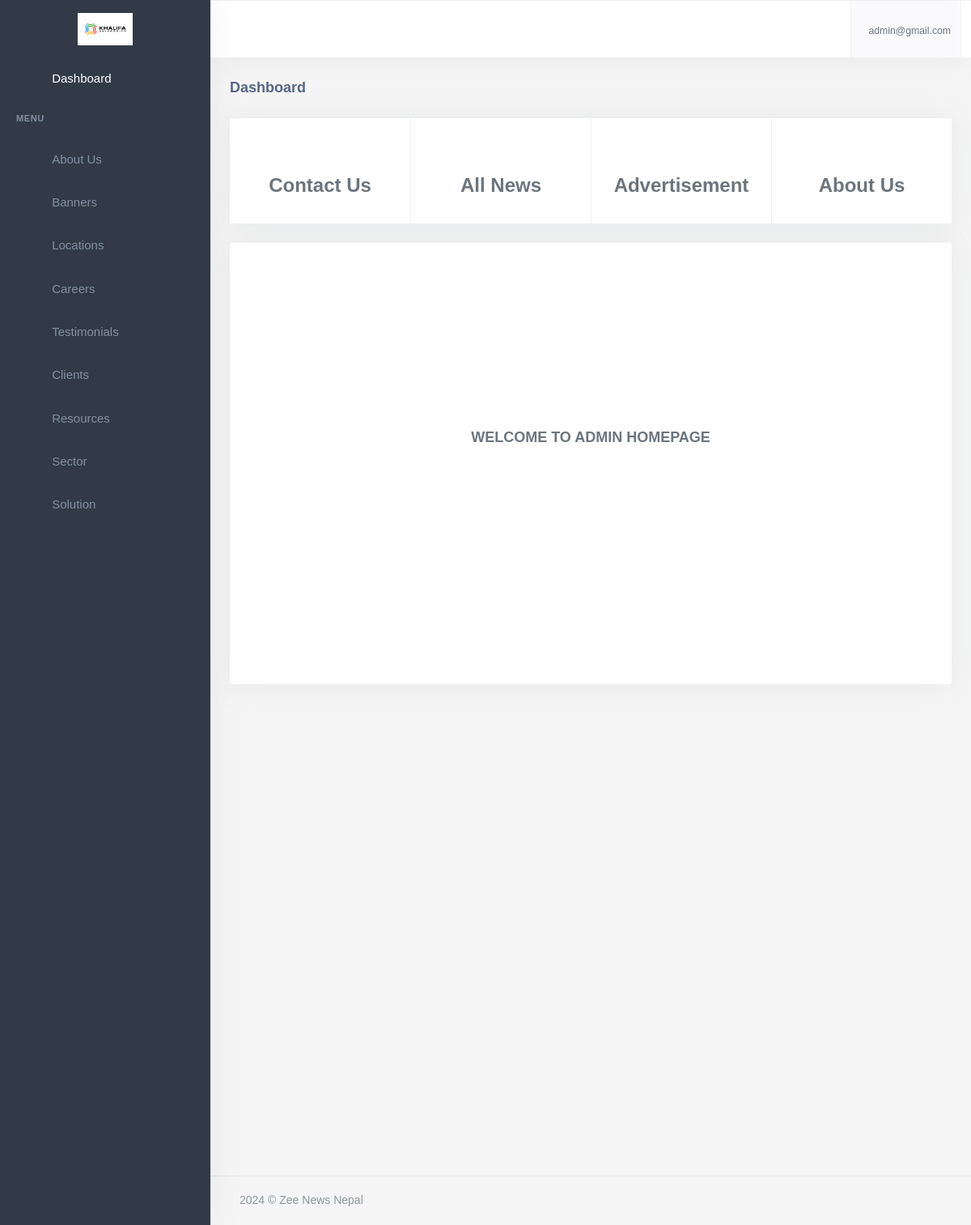
The app's page /dashboard/ (signed in) with its own data.
### account/models.py (models this page shows, shortened)
class User(AbstractBaseUser,PermissionsMixin):
    email = models.EmailField(
        verbose_name='Email',
        max_length=255,
        unique=True,
    )
    name = models.CharField(max_length=200,null=True, blank=True)
    is_user = models.BooleanField(default=False)
    is_admin = models.BooleanField(default=False)
    phone_no = models.CharField(max_length=150,null=True, blank=True)
    avatar = models.ImageField(upload_to="avatarimage/", null=True, blank=True)
    created_at = models.DateTimeField(auto_now_add=True)
    updated_at = models.DateTimeField(auto_now=True)
    objects = UserManager()
    USERNAME_FIELD = 'email'
    REQUIRED_FIELDS = []

### about/models.py (models this page shows, shortened)
class OrganizationSetting(models.Model):
    logo =models.ImageField(verbose_name='Organization Logo',upload_to='aboutus/')
    fav_icon = models.ImageField(verbose_name='Organization Fav Icon',upload_to='aboutus/')
    site_name = models.CharField(verbose_name='Organization Name',max_length=150)
    location = models.CharField(verbose_name='Organizaton Location', max_length=200)
    phone_number = models.CharField(verbose_name='Organization Phone Number',max_length=150)
    email = models.EmailField(verbose_name='Organization Email')
    fb_url = models.URLField(verbose_name='Facebook Page URL', null=True,blank=True)
    tw_url = models.URLField(verbose_name='Twitter URL', null=True,blank=True)
    insta_url = models.URLField(verbose_name='Instagram Page URL', null=True,blank=True)
    linkedin_url = models.URLField(verbose_name='Linkedin URL', null=True,blank=True)

### app2/decorators.py (the view)
    def wrapper_fun(request, *args, **kwargs):
        if request.user.is_authenticated:
            return view_fun(request, *args, **kwargs)
        else:
            messages.warning(request,"Login required...")
            return redirect('account:login')

### app/context_processor.py (called while the page is built)
def solutions(request):
    solutions_data = Solutions.objects.all()
    context = {
        'solution_category': solutions_data
    }
    return context

def sectors(request):
    secots_all = Sector.objects.all()
    context = {
        'secotrs':secots_all
    }
    return context

def career_category(request):
    categories = Category.objects.all()
    return({
        'careers_categories':categories
    })

def organizationsetting(request):
    organization_setting = OrganizationSetting.objects.first()
    return ({
        'organization_settings': organization_setting
    })

def locations(request):
    all_office_locations = Office.objects.all()[:5]
    return({
        'office_locations':all_office_locations
    })

### app2/views.py (called while the page is built)
@login_required
def index(request):
    return render(request,'app2/index.html')

### app2/templates/app2/index.html (shortened to what this page needs)
{% extends 'app2/base.html' %}
{% load static %}
{% block body %}
            <div class="content-page">
                <div class="content">
                    <div class="container-fluid">
                        <div class="row">
                            <div class="col-12">
                                <div class="page-title-box">
                                    <h4 class="page-title">Dashboard</h4>
                                </div>
                            </div>
                        </div>
                        <div class="row">
                            <div class="col-12">
                                <div class="card widget-inline">
                                    <div class="card-body p-0">
                                        <div class="row g-0">
                                            <div class="col-sm-6 col-lg-3">
                                                <a href="">
                                                <div class="card rounded-0 shadow-none m-0">
                                                    <div class="card-body text-center">
                                                        <i class="ri-briefcase-line text-muted font-24"></i>
                                                        <h3><span>Contact Us</span></h3>
                                                    </div>
                                                </div>
                                            </a>
                                            </div>
                                            <div class="col-sm-6 col-lg-3">
                                                <a href="">
                                                <div class="card rounded-0 shadow-none m-0 border-start border-light">
                                                    <div class="card-body text-center">
                                                        <i class="ri-list-check-2 text-muted font-24"></i>
                                                        <h3><span>All News</span></h3>
                                                    </div>
                                                </div>
                                            </a>
                                            </div>
                                            <div class="col-sm-6 col-lg-3">
                                                <a href="">
                                                <div class="card rounded-0 shadow-none m-0 border-start border-light">
                                                    <div class="card-body text-center">
                                                        <i class="ri-group-line text-muted font-24"></i>
                                                        <h3><span>Advertisement</span></h3>
                                                    </div>
                                                </div>
                                            </a>
                                            </div>
                                            <div class="col-sm-6 col-lg-3">
                                                <a href="">
                                                <div class="card rounded-0 shadow-none m-0 border-start border-light">
                                                    <div class="card-body text-center">
                                                        <i class="ri-line-chart-line text-muted font-24"></i>
                                                        <h3><span>About Us</span> </h3>
                                                    </div>
                                                </div>
                                            </a>
                                            </div>
                                        </div>
                                    </div>
                                </div>
                            </div>
                        </div>
                        <body style="display: flex; align-items: center; justify-content: center; min-height: 100vh; margin: 0; font-family: Arial, sans-serif;">
                            <div  class="card"style="text-align: center;">
                                <br><br><br><br><br><br><br><br><br><br><br>
                                <h4 style="margin: 0;">WELCOME TO ADMIN HOMEPAGE</h4><br><br><br><br><br><br><br>
                                <br><br><br><br><br><br><br>
                            </div>
                        </body>
                    </div>
                </div>
             {%endblock%}

### app2/templates/app2/base.html (shortened to what this page needs)
{% load static %}
<!DOCTYPE html>
<html lang="en">
    <head>
        <link rel="stylesheet" href="{% static 'app2/assets/vendor/jquery-toast-plugin/jquery.toast.min.css'%}">
        <link href="{% static 'app2/assets/css/app-saas.min.css'%}" rel="stylesheet" type="text/css" id="app-style" />
        <link href="{% static 'app2/assets/css/icons.min.css'%}" rel="stylesheet" type="text/css" />
        <link href="{% static 'app2/assets/vendor/bootstrap-datepicker/css/bootstrap-datepicker.min.css'%}" rel="stylesheet" type="text/css" />
        <link href="{% static 'app2/assets/vendor/select2/css/select2.min.css'%}" rel="stylesheet" type="text/css" />
        <link href="{% static 'app2/assets/vendor/datatables.net-bs5/css/dataTables.bootstrap5.min.css'%}" rel="stylesheet" type="text/css" />
        <link href="{% static 'app2/assets/vendor/datatables.net-responsive-bs5/css/responsive.bootstrap5.min.css'%}" rel="stylesheet" type="text/css" />
        <link href="{% static 'app2/assets/css/app-saas.min.css'%}" rel="stylesheet" type="text/css" id="app-style" />
        <link href="{% static 'app2/assets/css/icons.min.css'%}" rel="stylesheet" type="text/css" />
        <link href="https://cdn.jsdelivr.net/npm/summernote@0.8.16/dist/summernote-lite.min.css" rel="stylesheet">
    </head>
    <link rel="stylesheet" href="https://maxcdn.bootstrapcdn.com/font-awesome/4.7.0/css/font-awesome.min.css">
    <body>
        <div class="wrapper">
            <div class="navbar-custom">
                <div class="topbar container-fluid justify-content-between">
                    <div class="d-flex align-items-center  gap-lg-2 gap-1">
                        <button class="button-toggle-menu sm:float-end">
                            <i class="mdi mdi-menu"></i>
                        </button>
                    </div>
                    <ul class="topbar-menu d-flex align-items-center gap-3">
                        <li class="d-none d-sm-inline-block">
                            <a class="nav-link" data-bs-toggle="offcanvas" href="#theme-settings-offcanvas">
                                <i class="ri-settings-3-line font-22"></i>
                            </a>
                        </li>
                        <li class="d-none d-sm-inline-block">
                            <div class="nav-link" id="light-dark-mode" data-bs-toggle="tooltip" data-bs-placement="left" title="Theme Mode">
                                <i class="ri-moon-line font-22"></i>
                            </div>
                        </li>
                        <li class="d-none d-md-inline-block">
                            <a class="nav-link" href="#" data-toggle="fullscreen">
                                <i class="ri-fullscreen-line font-22"></i>
                            </a>
                        </li>
                        <li class="dropdown">
                            <a class="nav-link dropdown-toggle arrow-none nav-user px-2" data-bs-toggle="dropdown" href="#" role="button" aria-haspopup="false" aria-expanded="false">
                                <span class="d-lg-flex flex-column gap-1 d-none">
                                    <h6 class="my-0 fw-normal">{{request.user.email}}</h6>
                                </span>
                            </a>
                        </li>
                    </ul>
                </div>
            </div>
            <div class="leftside-menu">
                <a href="{% url 'dashboard:index' %}" class="logo logo-light">
                    <span class="logo-lg">
                        <img src="{{organization_settings.logo.url}}" alt="logo" style="height: 40px;">
                    </span>
                </a>
                <div class="h-100" id="leftside-menu-container" data-simplebar>
                    <ul class="side-nav">
                        <li class="side-nav-item">
                            <a href="{% url 'dashboard:index' %}" class="side-nav-link">
                                <i class="uil-home-alt"></i>
                                <span> Dashboard </span>
                            </a>
                        </li>
                        <li class="side-nav-title">Menu</li>
                        <li class="side-nav-item">
                            <a data-bs-toggle="collapse" href="#sidebarPages2" aria-expanded="false" aria-controls="sidebarPages" class="side-nav-link">
                                <i class="uil-home"></i>
                                <span> About Us </span>
                                <span class="menu-arrow"></span>
                            </a>
                        </li>
                        <li class="side-nav-item">
                            <a href="{% url 'dashboard:banners' %}" class="side-nav-link">
                                <i class="uil-book"></i>
                                <span> Banners </span>
                            </a>
                        </li>
                        <li class="side-nav-item">
                            <a data-bs-toggle="collapse" href="#sidebarPages" aria-expanded="false" aria-controls="sidebarPages" class="side-nav-link">
                                <i class="uil-location"></i>
                                <span> Locations </span>
                                <span class="menu-arrow"></span>
                            </a>
                        </li>
                        <li class="side-nav-item">
                            <a data-bs-toggle="collapse" href="#sidebarPages1" aria-expanded="false" aria-controls="sidebarPages" class="side-nav-link">
                                <i class="uil-book"></i>
                                <span> Careers </span>
                                <span class="menu-arrow"></span>
                            </a>
                        </li>
                        <li class="side-nav-item">
                            <a href="{% url 'dashboard:testimonials' %}" class="side-nav-link">
                                <i class="uil-book"></i>
                                <span> Testimonials </span>
                            </a>
                        </li>
                        <li class="side-nav-item">
                            <a href="{% url 'dashboard:client_list' %}" class="side-nav-link">
                                <i class="uil-user"></i>
                                <span> Clients </span>
                            </a>
                        </li>
                        <li class="side-nav-item">
                            <a data-bs-toggle="collapse" href="#sidebarPages4" aria-expanded="false" aria-controls="sidebarPages" class="side-nav-link">
                                <i class="uil-diamond"></i>
                                <span> Resources </span>
                                <span class="menu-arrow"></span>
                            </a>
                        </li>
                        <li class="side-nav-item">
                            <a data-bs-toggle="collapse" href="#sidebarPages5" aria-expanded="false" aria-controls="sidebarPages" class="side-nav-link">
                                <i class="uil-user"></i>
                                <span> Sector </span>
                                <span class="menu-arrow"></span>
                            </a>
                        </li>
                        <li class="side-nav-item">
                            <a data-bs-toggle="collapse" href="#sidebarPages6" aria-expanded="false" aria-controls="sidebarPages" class="side-nav-link">
                                <i class="uil-user"></i>
                                <span>Solution </span>
                                <span class="menu-arrow"></span>
                            </a>
                        </li>
                    </ul>
                </div>
            </div>
  {% block body %}
  {% endblock  %}
        <footer class="footer">
            <div class="container-fluid">
                <div class="row">
                    <div class="col-md-6">
                        <script>document.write(new Date().getFullYear())</script> © Zee News Nepal
                    </div>
                    <div class="col-md-6">
                    </div>
                </div>
            </div>
        </footer>
    </div>
    </div>
                        </body>
                        </html>

### app2/templates/app2/base.html (style rules this page uses)
h3 { font-size: 24px; margin-bottom: 10px; }

### records on screen
User: user.email "admin@gmail.com"
OrganizationSetting: logo (picture)
